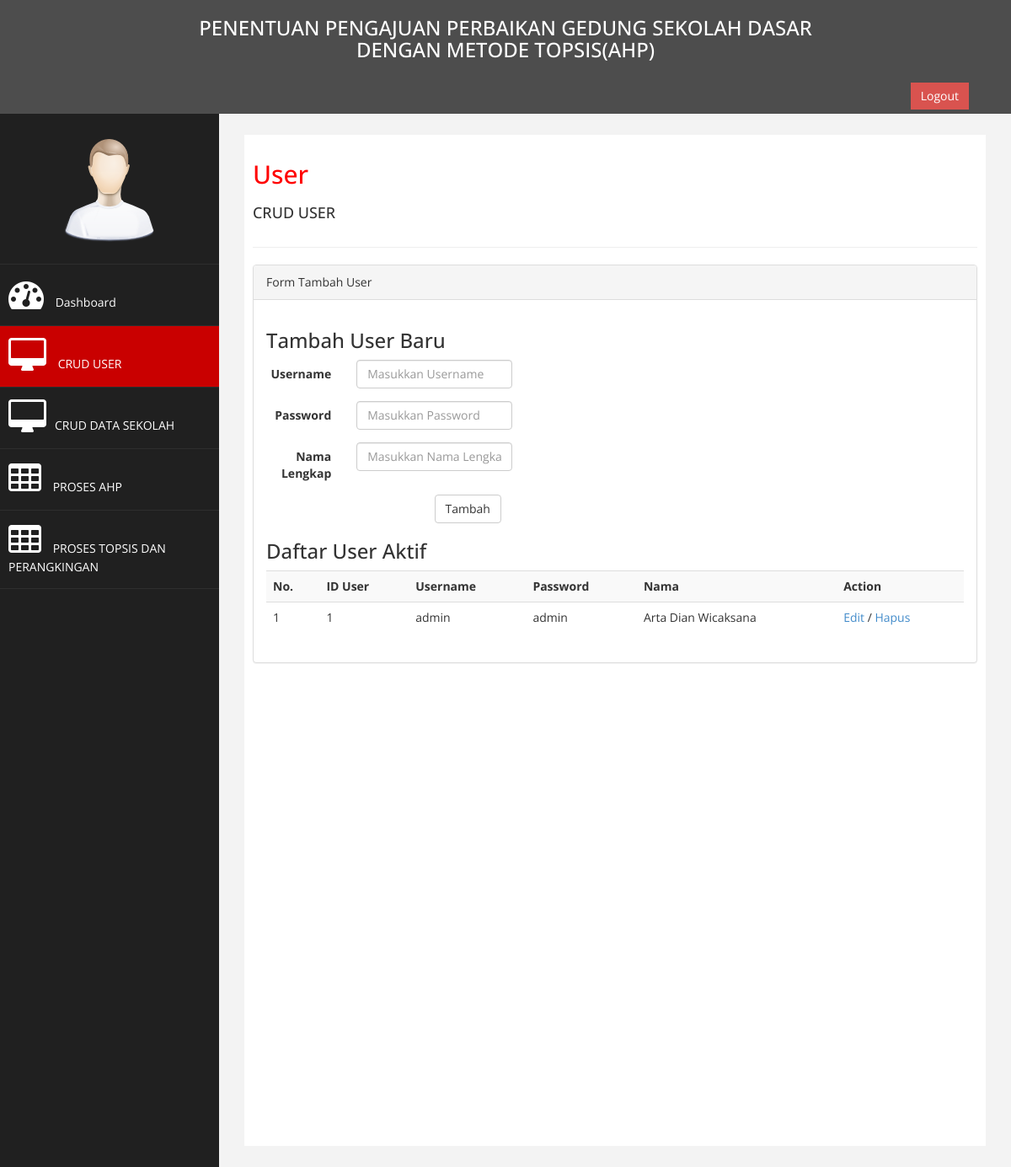
/cruduser.php, run on the app's committed database.
### tables this page shows
CREATE TABLE `user` (
  `id_user` int(2) NOT NULL AUTO_INCREMENT,
  `username` varchar(45) NOT NULL,
  `password` varchar(45) NOT NULL,
  `nama` varchar(60) NOT NULL,
  PRIMARY KEY (`id_user`)
);

### cruduser.php (the view, shortened to what this page needs)
<!DOCTYPE html>
<html xmlns="http://www.w3.org/1999/xhtml">
<head>
    <link href="assets/css/bootstrap.css" rel="stylesheet" />
    <link href="assets/css/font-awesome.css" rel="stylesheet" />
    <link href="assets/css/custom.css" rel="stylesheet" />
</head>
<body>
    <div id="wrapper">
         <nav class="navbar navbar-default navbar-cls-top " role="navigation" style="margin-bottom: 0"> <CENTER><H3><font color="#ffffff">PENENTUAN PENGAJUAN PERBAIKAN GEDUNG SEKOLAH DASAR <BR>DENGAN METODE TOPSIS(AHP)</font> </H3></CENTER>
  <div style="color: white;
padding: 15px 50px 5px 50px;
float: right;
font-size: 16px;"> <a href="login.php" class="btn btn-danger square-btn-adjust">Logout</a> </div>
        </nav>
                <nav class="navbar-default navbar-side" role="navigation">
            <div class="sidebar-collapse">
                <ul class="nav" id="main-menu">
				<li class="text-center">
                    <img src="assets/img/find_user.png" class="user-image img-responsive"/>
					</li>
                  <li>
                        <a  href="index.php" ><i class="fa fa-dashboard fa-3x"></i> Dashboard</a>
                    </li>
                      <li>
                        <a  href="cruduser.php" class="active-menu"><i class="fa fa-desktop fa-3x"></i> CRUD USER</a>
                    </li>
                    <li>
                        <a  href="crudsekolah.php"><i class="fa fa-desktop fa-3x"></i>CRUD DATA SEKOLAH</a>
                    </li>
						   <li  >
                        <a  href="ahpcek-input.php"><i class="fa fa-table fa-3x"></i> PROSES AHP</a>
                    </li>
                      <li  >
                        <a  href="hitungtopsis.php"><i class="fa fa-table fa-3x"></i> PROSES TOPSIS DAN PERANGKINGAN</a>
                    </li>
                   </ul>
            </div>
        </nav>
        <div id="page-wrapper" >
            <div id="page-inner">
                <div class="row">
                    <div class="col-md-12">
                     <h2>User</h2>
                        <h4>CRUD USER</h4>
						</div>
                </div>
                 <hr />
				  <div class="row">
                <div class="col-md-12">
                    <div class="panel panel-default">
                        <div class="panel-heading">
                           Form Tambah User
						</div>
                        <div class="panel-body">
                            <div class="row">
                                <div class="col-md-6">
                                    <h3>Tambah User Baru</h3>
                                   <form role="form" action="cruduser.php" method="get" class="form-horizontal">
                                        <div class="form-group">
                                            <label for="username" class="control-label col-md-3">Username</label>
            								<div class="col-sm-6">
                                           <input type="text" name="username"  class="form-control" placeholder="Masukkan Username">
                                     		</div>
											</div>
										   <div class="form-group">
                                           <label for="password" class="control-label col-md-3">Password</label>
            								<div class="col-sm-6">
                                           <input type="password" name="password"  class="form-control" placeholder="Masukkan Password">
                                     		</div>
                                     		</div>
											<div class="form-group">
                                           <label for="nama" class="control-label col-md-3">Nama Lengkap</label>
            								<div class="col-sm-6">
                                           <input type="text" name="nama"  class="form-control" placeholder="Masukkan Nama Lengkap">
                                     		</div>
											</div>
											<div class="col-md-offset-6 ">
											<button type="submit" class="btn btn-default">Tambah</button>
											</div>
												</form>
                                        </div>
				 </div>
				 <div class="row">
          <div class="col-lg-12">
            <h3>Daftar User Aktif</h3>
            <table class="table table-striped">
        <tr>
          <th>No.</th>
          <th>ID User</th>
		  <th>Username</th>
		  <th>Password</th>
          <th>Nama</th>
		  <th>Action</th>
        </tr>
        <?php
          $sql = "SELECT * FROM user";
          $hasil = mysql_query($sql);
          if(mysql_num_rows($hasil) > 0)
          {
            $i = 0;
            while($record = mysql_fetch_row($hasil))
            {
              $i+=1;
              echo '<tr>
                  <td>'.$i.'</td>
                  <td>'.$record[0].'</td>
                  <td>'.$record[1].'</td>
                  <td>'.$record[2].'</td>
				  <td>'.$record[3].'</td>
				 <td><a href="proses/edit-user.php?id='.$record[0].'">Edit</a> / <a href="proses/hapus-user.php?id='.$record[0].'" onclick="return confirm(\'Yakin?\')">Hapus</a></td>
                </tr>';
            }
          }
        ?>
      </table>
          </div>
        </div>
    </div>
            </div>
            </div>
            </div>
        </div>
        </div>
        </div>
</body>
</html>

### assets/css/custom.css (style rules this page uses)
body { font-family: 'Open Sans', sans-serif; }
#wrapper { width: 100%; background:#202020; }
#page-wrapper { padding: 15px 15px; min-height: 600px; background:#F3F3F3; }
#page-inner { width:100%; margin:10px 20px 10px 0px; background-color:#fff!important; padding:10px; min-height:1200px; }
.text-center { text-align:center; }
h2 { color: #f00; }
h4 { padding-top:10px; }
.square-btn-adjust { border: 0px solid transparent; -webkit-border-radius: 0px; -moz-border-radius: 0px; border-radius: 0px; }
.user-image { margin: 25px auto; -webkit-border-radius: 10px; -moz-border-radius: 10px; border-radius: 10px; max-height:170px; max-width:170px; }
.active-menu { background-color:#C90000!important; }
.sidebar-collapse , .sidebar-collapse .nav { background:none; }
.sidebar-collapse .nav { padding:0; }
.sidebar-collapse .nav > li > a { color:#fff; background:#202020; text-shadow:none; }
.sidebar-collapse > .nav > li > a { padding:15px 10px; }
.sidebar-collapse > .nav > li { border-bottom: 1px solid rgba(107, 108, 109, 0.19); }
.navbar-side { border:none; background-color: #202020; }
.navbar-cls-top { background:#4D4D4D; border-bottom:none; }
.navbar-default { border:0px solid black; }
.nav > li > a > i { margin-right:10px; }
@media (min-width:768px) { #page-wrapper { margin: 0 0 0 260px; padding: 15px 30px; min-height: 1200px; } }
@media (min-width:768px) { .navbar-side { z-index: 1; position: absolute; width: 260px; } }
@media (min-width:768px) { .navbar { border-radius: 0px; } }

### data on the page
user: id_user "1", username "admin", password "admin", nama "Arta Dian Wicaksana"
